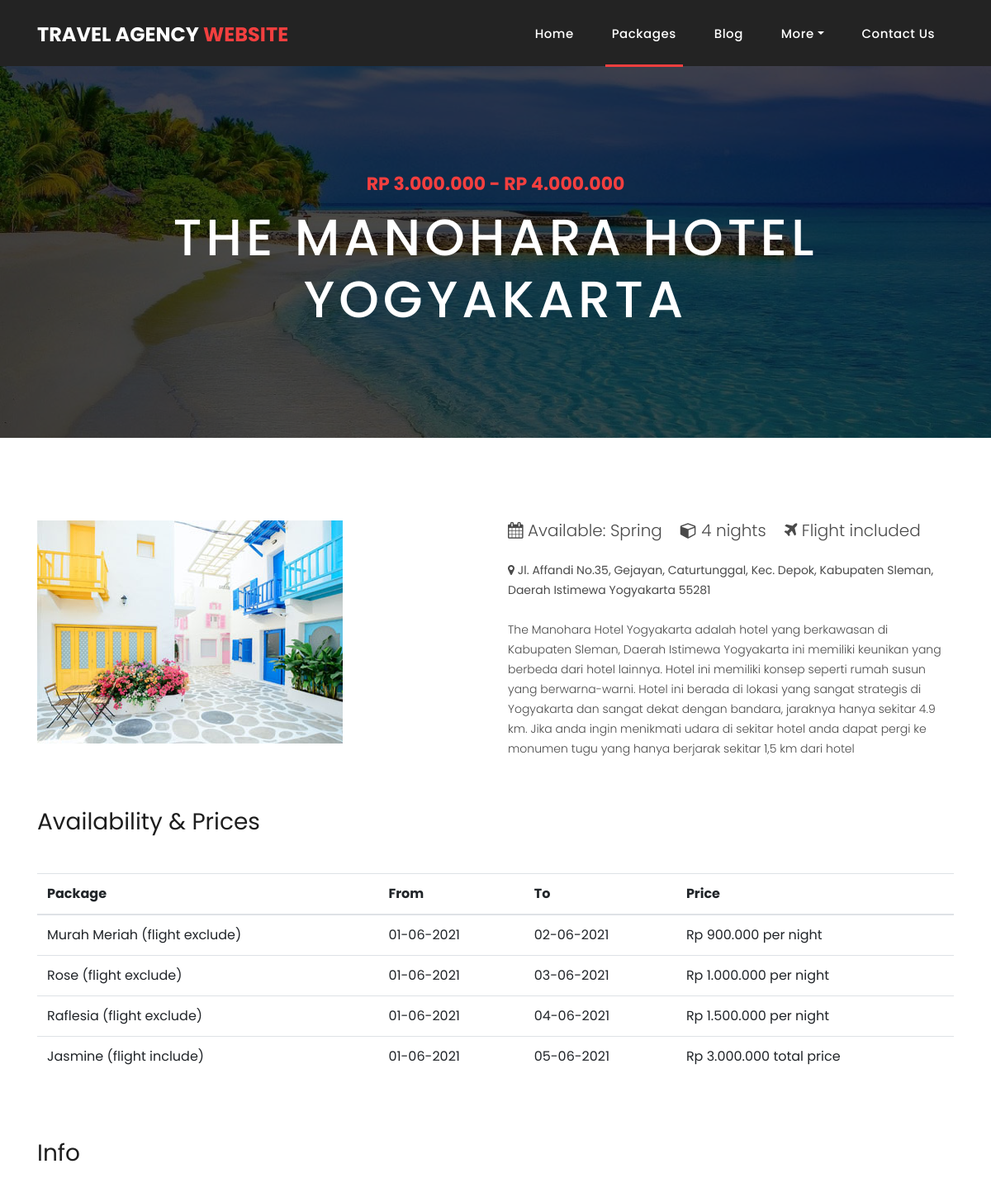
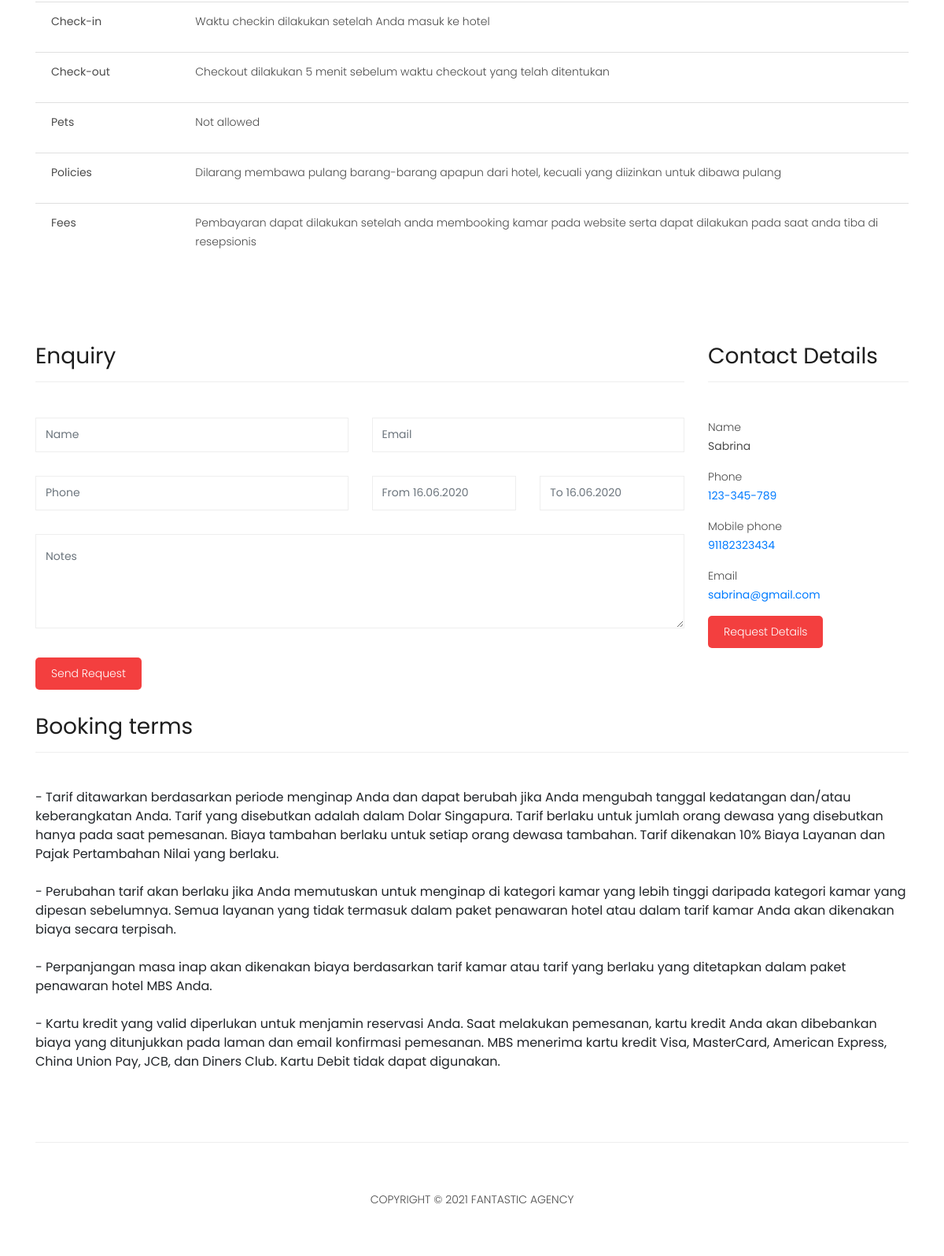
Page /package1-details.php on the committed database (2 pictures, top to bottom).
### tables this page shows
CREATE TABLE IF NOT EXISTS `manoharahotel` (
  `name` varchar(50) DEFAULT NULL,
  `price` char(50) DEFAULT NULL,
  `description` varchar(500) DEFAULT NULL,
  `deskripsinya` varchar(500) DEFAULT NULL
);

CREATE TABLE IF NOT EXISTS `info` (
  `checkin` varchar(500) DEFAULT NULL,
  `checkout` varchar(500) DEFAULT NULL,
  `pets` char(50) DEFAULT NULL,
  `policies` varchar(500) DEFAULT NULL,
  `fees` varchar(500) DEFAULT NULL
);

CREATE TABLE IF NOT EXISTS `contactdetails` (
  `name` char(50) DEFAULT NULL,
  `phone` char(50) DEFAULT NULL,
  `mobilephone` char(50) DEFAULT NULL,
  `email` char(50) DEFAULT NULL
);

### package1-details.php (the view, shortened to what the rows shown need)
<?php
include "koneksi.php";
?>
<!DOCTYPE html>
<html lang="en">
  <head>
    <link href="vendor/bootstrap/css/bootstrap.min.css" rel="stylesheet">
    <link rel="stylesheet" href="assets/css/fontawesome.css">
    <link rel="stylesheet" href="assets/css/style.css">
    <link rel="stylesheet" href="assets/css/owl.css">
  </head>
  <body>
    <header class="">
      <nav class="navbar navbar-expand-lg">
        <div class="container">
          <a class="navbar-brand" href="index.php"><h2>Travel Agency <em>Website</em></h2></a>
        </div>
      </nav>
    </header>
    <div class="page-heading about-heading header-text" style="background-image: url(assets/images/heading-6-1920x500.jpg);">
      <div class="container">
        <div class="row">
          <div class="col-md-12">
            <div class="text-content">
              <h2>The Manohara Hotel Yogyakarta</h2>
            </div>
          </div>
        </div>
      </div>
    </div>
    <div class="products">
      <div class="container">
        <div class="row">
          <div class="col-md-6">
              <br>
              <br>
              <?php
                  $strSQL = "SELECT * FROM manoharahotel";
                    $execStrSQL = mysqli_query($conn,$strSQL);
                    if (mysqli_num_rows($execStrSQL) > 0) {
                    while ($row = mysqli_fetch_assoc($execStrSQL)) {
                ?>
                <tr>
                  <td><p><?= $row["deskripsinya"] ?></p></td>
                </tr>
                <?php
              }
              }
              ?>
          </div>
        </div>
      </div>
    </div>
    <div class="section">
      <div class="container">
        <div class="section-heading" style="border: 0">
          <h2>Availability &amp; Prices</h2>
        </div>
        <div class="table-responsive">
          <table width="100%" border="0" cellspacing="0" cellpadding="0" class="table">
               <thead>
                    <tr>
                         <th>Package</th>
                         <th>From</th>
                         <th>To</th>
                         <th>Price</th>
                    </tr>
               </thead>
          </table>
        </div>
      </div>
    </div>
    <div class="section">
      <div class="container">
        <div class="section-heading" style="border: 0">
          <h2>Info</h2>
        </div>
        <ul class="list-group list-group-flush">
          <li class="list-group-item">
               <div class="row">
                    <div class="col-md-10 col-sm-9">
              <?php
                  $strSQL = "SELECT * FROM info";
                    $execStrSQL = mysqli_query($conn,$strSQL);
                    if (mysqli_num_rows($execStrSQL) > 0) {
                    while ($row = mysqli_fetch_assoc($execStrSQL)) {
                ?>
                <tr>
                  <td><p><?= $row["checkin"] ?></p></td>
                </tr>
                <?php
              }
              }
              ?>
                    </div>
               </div>
          </li>
          <li class="list-group-item">
               <div class="row">
                    <div class="col-md-10 col-sm-9">
              <?php
                  $strSQL = "SELECT * FROM info";
                    $execStrSQL = mysqli_query($conn,$strSQL);
                    if (mysqli_num_rows($execStrSQL) > 0) {
                    while ($row = mysqli_fetch_assoc($execStrSQL)) {
                ?>
                <tr>
                  <td><p><?= $row["checkout"] ?></p></td>
                </tr>
                <?php
              }
              }
              ?>
                    </div>
               </div>
          </li>
          <li class="list-group-item">
               <div class="row">
                    <div class="col-md-10 col-sm-9">
              <?php
                  $strSQL = "SELECT * FROM info";
                    $execStrSQL = mysqli_query($conn,$strSQL);
                    if (mysqli_num_rows($execStrSQL) > 0) {
                    while ($row = mysqli_fetch_assoc($execStrSQL)) {
                ?>
                <tr>
                  <td><p><?= $row["pets"] ?></p></td>
                </tr>
                <?php
              }
              }
              ?>
                    </div>
               </div>
          </li>
          <li class="list-group-item">
               <div class="row">
                    <div class="col-md-10 col-sm-9">
                         <div>
              <?php
                  $strSQL = "SELECT * FROM info";
                    $execStrSQL = mysqli_query($conn,$strSQL);
                    if (mysqli_num_rows($execStrSQL) > 0) {
                    while ($row = mysqli_fetch_assoc($execStrSQL)) {
                ?>
                <tr>
                  <td><p><?= $row["policies"] ?></p></td>
                </tr>
                <?php
              }
              }
              ?>
                         </div>
                    </div>
               </div>
          </li>
          <li class="list-group-item">
               <div class="row">
                    <div class="col-md-10 col-sm-9">
                         <div>
                         <?php
                  $strSQL = "SELECT * FROM info";
                    $execStrSQL = mysqli_query($conn,$strSQL);
                    if (mysqli_num_rows($execStrSQL) > 0) {
                    while ($row = mysqli_fetch_assoc($execStrSQL)) {
                ?>
                <tr>
                  <td><p><?= $row["fees"] ?></p></td>
                </tr>
                <?php
              }
              }
              ?>
                         </div>
                    </div>
               </div>
          </li>
     </ul>
      </div>
    </div>
    <div class="section">
      <div class="container">
        <div class="row">
        <div class="section">
      <div class="container">
        <div class="row">
          <div class="col-md-9">
            <div class="section-heading">
              <h2>Enquiry</h2>
            </div>
            <?php
include "koneksi.php";
?>
          </div>
          <div class="col-md-3">
            <div class="section-heading">
              <h2>Contact Details</h2>
            </div>
            <div class="left-content">
              <p>
                <br>
                <?php
                  $strSQL = "SELECT * FROM contactdetails";
                    $execStrSQL = mysqli_query($conn,$strSQL);
                    if (mysqli_num_rows($execStrSQL) > 0) {
                    while ($row = mysqli_fetch_assoc($execStrSQL)) {
                ?>
                <tr>
                  <td><strong><?= $row["name"] ?></strong></td>
                </tr>
                <?php
              }
              }
              ?>
              </p>
              <p>
                <br>
                <?php
                  $strSQL = "SELECT * FROM contactdetails";
                    $execStrSQL = mysqli_query($conn,$strSQL);
                    if (mysqli_num_rows($execStrSQL) > 0) {
                    while ($row = mysqli_fetch_assoc($execStrSQL)) {
                ?>
                <tr>
                  <td><strong><a href="tel:123-456-789"><?= $row["phone"] ?></strong></a></td>
                </tr>
                <?php
              }
              }
              ?>
              </p>
              <p>
                <br>
                <?php
                  $strSQL = "SELECT * FROM contactdetails";
                    $execStrSQL = mysqli_query($conn,$strSQL);
                    if (mysqli_num_rows($execStrSQL) > 0) {
                    while ($row = mysqli_fetch_assoc($execStrSQL)) {
                ?>
                <tr>
                  <td><strong><a href="tel:91182323434"><?= $row["mobilephone"] ?></strong></a></td>
                </tr>
                <?php
              }
              }
              ?>
              </p>
              <p>
                <br>
                <?php
                  $strSQL = "SELECT * FROM contactdetails";
                    $execStrSQL = mysqli_query($conn,$strSQL);
                    if (mysqli_num_rows($execStrSQL) > 0) {
                    while ($row = mysqli_fetch_assoc($execStrSQL)) {
                ?>
                <tr>
                  <td><strong><a href="mailto:sabrina@gmail.com"><?= $row["email"] ?></strong></a></td>
                </tr>
                <?php
              }
              }
              ?>
              </p>
            </div>
          </div>
        </div>
      </div>
    </div>
          <div class="col-md-12">
            <div class="section-heading">
              <h2>Booking terms</h2>
            </div>
          </div>
        </div>
      </div>
    </div>
  </body>
</html>

### rows in the picture
manoharahotel: deskripsinya "The Manohara Hotel Yogyakarta adalah hotel yang berkawasan di Kabupaten Sleman, Daerah Istimewa Yogyakarta ini memiliki keunikan yang berbeda dari hotel lainnya. Hotel ini memiliki konsep seperti rumah susun yang berwarna-warni. Hotel ini berada di lokasi yang sangat strategis di Yogyakarta dan sangat dekat dengan bandara, jaraknya hanya sekitar 4.9 km. Jika anda ingin menikmati udara di sekitar hotel anda dapat pergi ke monumen tugu yang hanya berjarak sekitar 1,5 km dari hotel"
info: checkin "Waktu checkin dilakukan setelah Anda masuk ke hotel", checkout "Checkout dilakukan 5 menit sebelum waktu checkout yang telah ditentukan", pets "Not allowed", policies "Dilarang membawa pulang barang-barang apapun dari hotel, kecuali yang diizinkan untuk dibawa pulang", fees "Pembayaran dapat dilakukan setelah anda membooking kamar pada website serta dapat dilakukan pada saat anda tiba di resepsionis"
contactdetails: name "Sabrina", phone "123-345-789", mobilephone "91182323434", email "sabrina@gmail.com"
